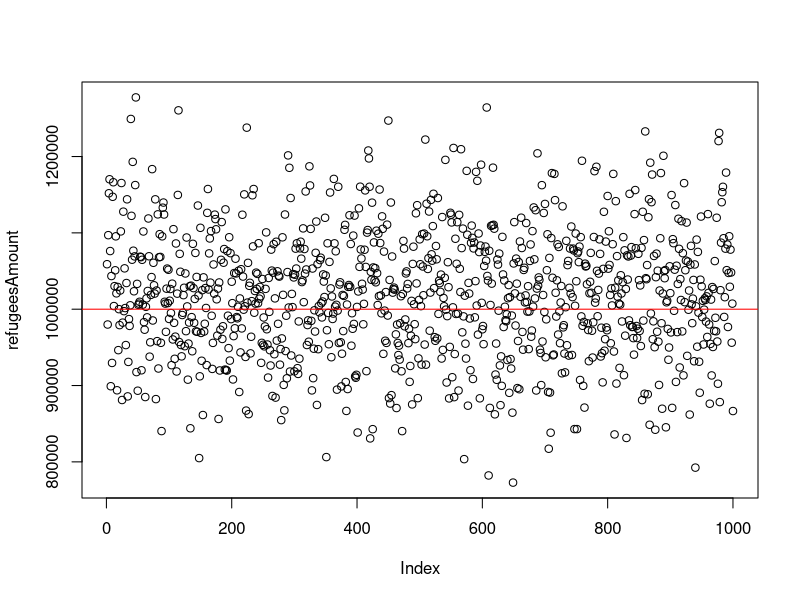

This chart was generated by the following R code:
# As of 31 December 2015, how many refugees and migrants will UNHCR report as having arrived in Europe by sea?
# Europe is facing a refugee crisis [...]. Question will be resolved using the data available on UNHCR's Emergency Response Page for the Mediterranean as of 31 December 2015 (http://data.unhcr.org/mediterranean/regional.html ).
# https://www.gjopen.com/questions/45-as-of-31-december-2015-how-many-refugees-and-migrants-will-unhcr-report-as-having-arrived-in-europe-by-sea
# (CC BY 3.0) Roland Kofler, eccept the data which is UNHCR's copyright
#
# found the freaking data:
# http://data.unhcr.org/data_sources/mediterranean/data.xls?_=1446294376729

# initializations
October=10 
September=9                 #you got the idea
reportedAmount=723221
million=10^6
N=1000;
arrivals= c( 5546,  7343,	10184,	29441,	40117,	53987,	75483,	130837,	172843,	197440)
if (reportedAmount != sum(arrivals)) break;

# model parameters
weight1= rnorm(N, mean=0.8, sd=0.3)
weight2= rnorm(N, mean=0.7, sd=0.3)


# calculations
arrivalsNovember = arrivals[October] * weight1
arrivalsDecember = arrivals[October] * weight2 
futureArrivals= arrivalsNovember + arrivalsDecember
refugeesAmount = reportedAmount + futureArrivals
plot(refugeesAmount)
abline(h=million, col="red");
overAmillion = refugeesAmount > 10^6
ProbabilityOverMillion= sum(overAmillion)/N
print (ProbabilityOverMillion * 100)
